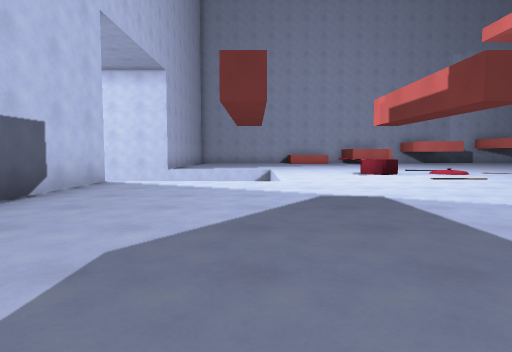
View 1 (above)

22 first-person views from a walk through a Godot game level. The camera is 1.2 m above the floor, tilts 4° down and sees 75° across. The floor is counted in squares, 2 m on a side. Each view is taken from the middle of a square. On the plan, view 1 faces up. The plan holds only what a view shows up to about 10 squares ahead; the rest is blank. The place goes on beyond the plan. Surface patterns are stand-ins for the level's own textures.

View 2
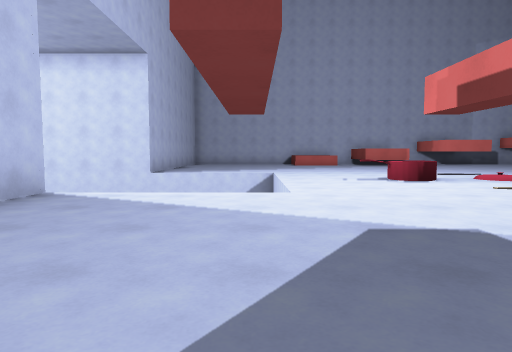

View 3
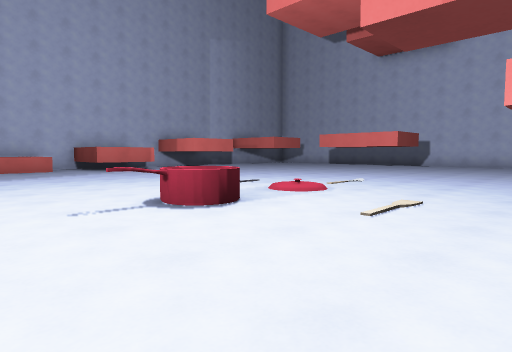

View 4
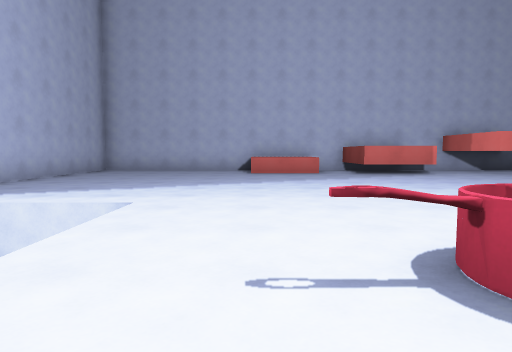

View 5
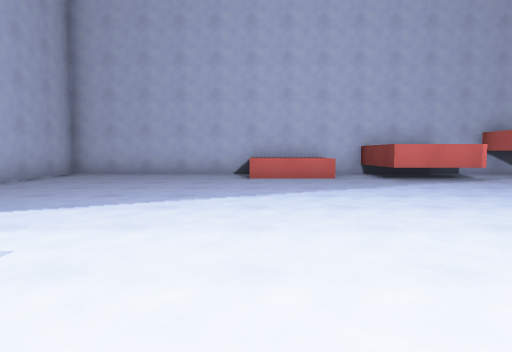

View 6
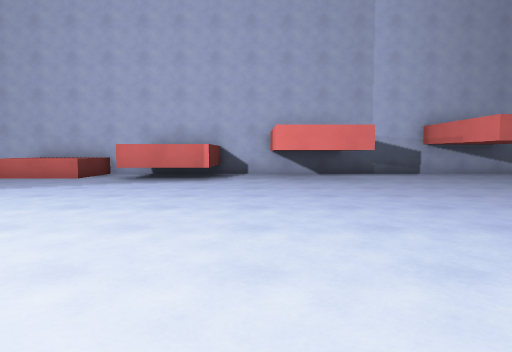

View 7
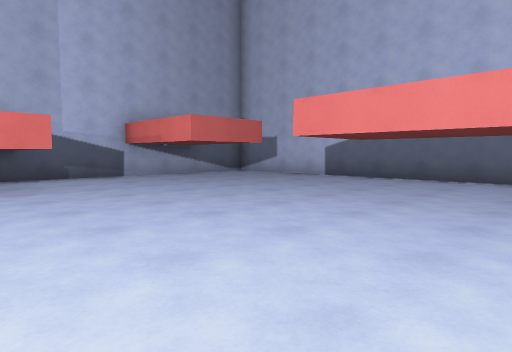

View 8
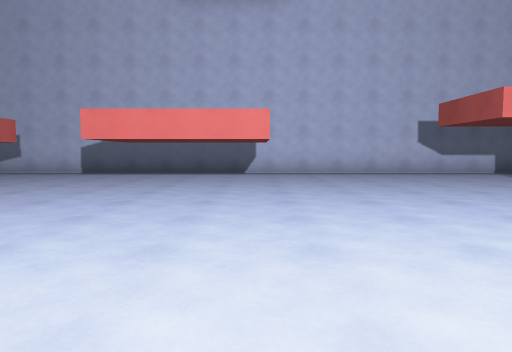

View 9
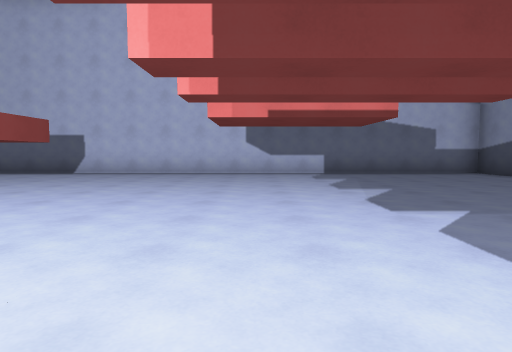

View 10
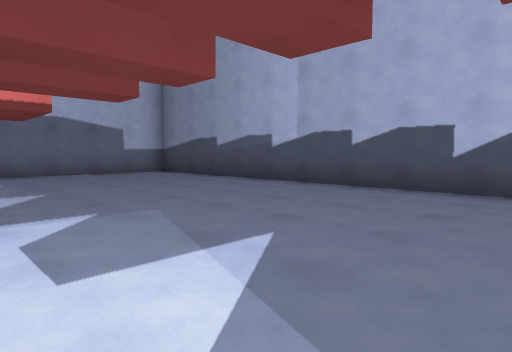

View 11
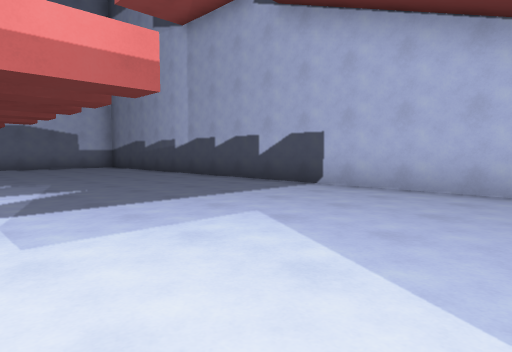

View 12
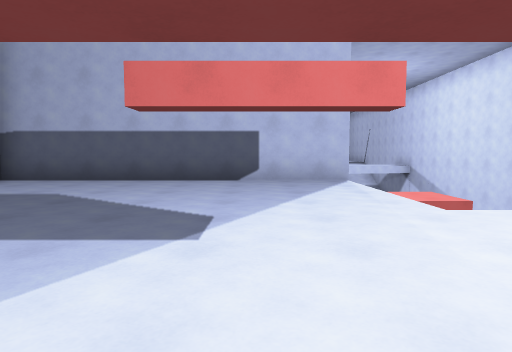

View 13
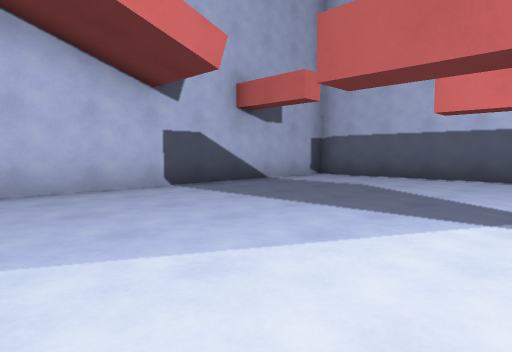

View 14
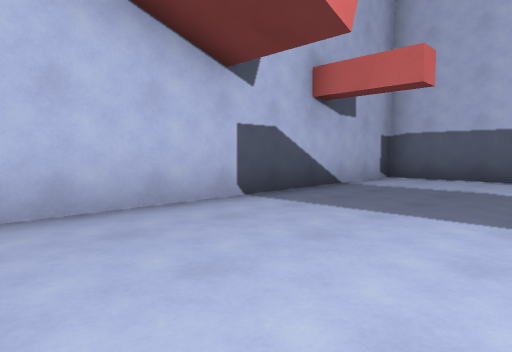

View 15
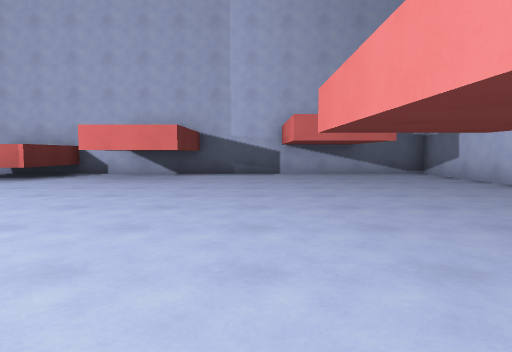

View 16
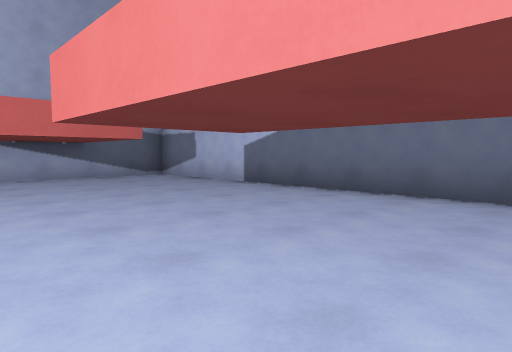

View 17
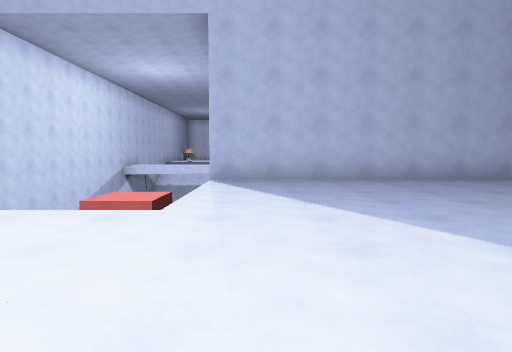

View 18
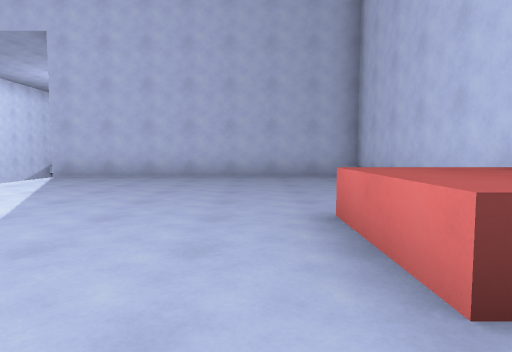

View 19
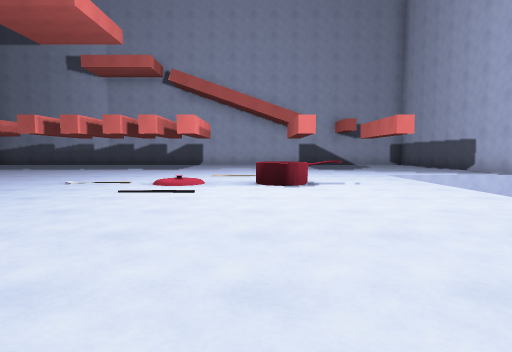

View 20
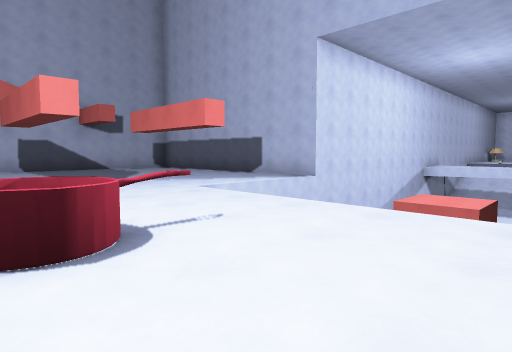

View 21
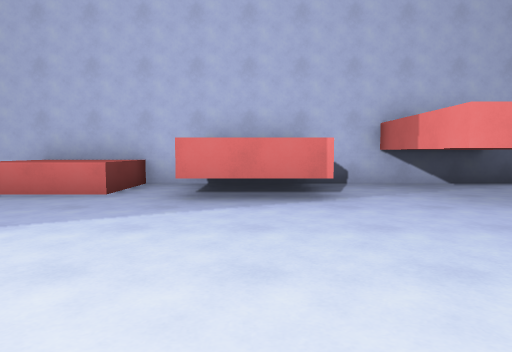

View 22
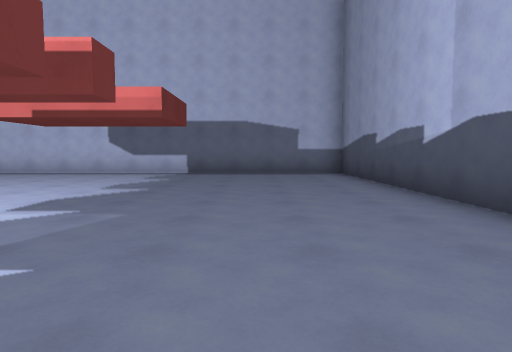

### Floor plan
Key: @ floor where view 1 was taken; # wall or solid block; x gap in a wall; . floor; = window, fence, low wall or low ledge; ^ raised ledge; v drop or lower ground; T thing the floor can be seen under or through.
Columns run from 6 left of view 1 to 17 right of it. Each row starts with its distance up from view 1.
 20   ########## ###########
 19   #.....^^.###.##..##..#
 18   #.....^^.###.##..#=..#
 17   #............##..##..#
 16   #....................#
 15   #....................#
 14   #................T ..#
 13   #................T=..#
 12 ###xvvv............T=..#
 11        ............TT..#
 10 vvv    ..==............#
  9 vvv    ...=............#
  8        ................#
  7 ###xvvv................#
  6   #....................#
  5   #....................#
  4   #....................#
  3   #....................#
  2   #....................#
  1   #....................#
  0   #...@................#
 -1   ######################

Where each view was taken, in squares from view 1:
view 1: 0 up, 0 right, facing up
view 2: 2 up, 0 right, facing up
view 3: 6 up, 1 right, facing up-right
view 4: 8 up, 2 right, facing up
view 5: 10 up, 2 right, facing up
view 6: 10 up, 8 right, facing up
view 7: 11 up, 9 right, facing up-right
view 8: 11 up, 7 right, facing right
view 9: 6 up, 7 right, facing right
view 10: 5 up, 7 right, facing down-right
view 11: 5 up, 3 right, facing down-right
view 12: 5 up, 4 right, facing left
view 13: 5 up, 5 right, facing down-left
view 14: 3 up, 5 right, facing down-left
view 15: 10 up, 12 right, facing up
view 16: 11 up, 12 right, facing up-right
view 17: 13 up, 4 right, facing left
view 18: 17 up, 5 right, facing left
view 19: 16 up, 4 right, facing down
view 20: 12 up, 4 right, facing down-left
view 21: 13 up, 6 right, facing up
view 22: 2 up, 7 right, facing right
